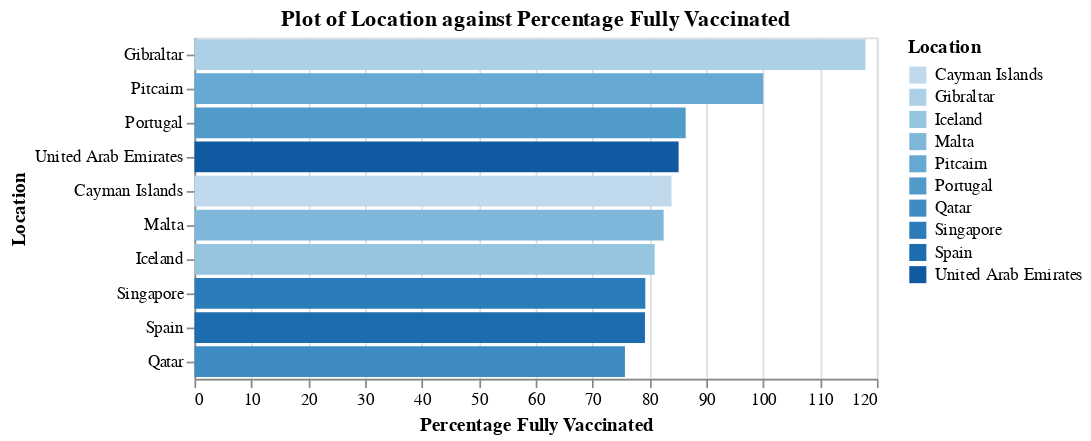

Notebook source saved alongside this figure:
### Code cell
plots.plot_bars(full_vaccinations_by_countries, 'Percentage Fully Vaccinated:Q', 'Location:O', plot_type = plots.PLOT_TYPES.FULLY_VACCINATED)

### Figure 1 — Vega-Lite specification as saved in the notebook (floating-point values rounded to 4 significant figures)
{"config": {"view": {"continuousWidth": 400, "continuousHeight": 300}}, "data": {"name": "data-3b4a047529f9d153d48daccb26c65741"}, "mark": "bar", "encoding": {"color": {"type": "ordinal", "field": "Location"}, "tooltip": [{"type": "nominal", "field": "Collection Date"}, {"type": "quantitative", "field": "Population"}, {"type": "nominal", "field": "Location"}, {"type": "quantitative", "field": "People Fully Vaccinated"}, {"type": "quantitative", "field": "Percentage Fully Vaccinated"}], "x": {"type": "quantitative", "field": "Percentage Fully Vaccinated"}, "y": {"type": "ordinal", "field": "Location", "sort": null}}, "title": "Plot of Location against Percentage Fully Vaccinated", "$schema": "https://vega.github.io/schema/vega-lite/v4.8.1.json", "datasets": {"data-3b4a047529f9d153d48daccb26c65741": [{"Location": "Gibraltar", "Collection Date": "2021-10-15", "Total Vaccinations": 81970.0, "People Vaccinated": 39970.0, "People Fully Vaccinated": 39750.0, "Population": 33690.0, "Percentage Fully Vaccinated": 118.0}, {"Location": "Pitcairn", "Collection Date": "2021-09-07", "Total Vaccinations": 94.0, "People Vaccinated": 47.0, "People Fully Vaccinated": 47.0, "Population": 47.0, "Percentage Fully Vaccinated": 100.0}, {"Location": "Portugal", "Collection Date": "2021-10-11", "Total Vaccinations": 16100000.0, "People Vaccinated": 8976000.0, "People Fully Vaccinated": 8783000.0, "Population": 10170000.0, "Percentage Fully Vaccinated": 86.38}, {"Location": "United Arab Emirates", "Collection Date": "2021-10-15", "Total Vaccinations": 20620000.0, "People Vaccinated": 9495000.0, "People Fully Vaccinated": 8506000.0, "Population": 9991000.0, "Percentage Fully Vaccinated": 85.13}, {"Location": "Cayman Islands", "Collection Date": "2021-10-14", "Total Vaccinations": 109900.0, "People Vaccinated": 55780.0, "People Fully Vaccinated": 55780.0, "Population": 66500.0, "Percentage Fully Vaccinated": 83.88}, {"Location": "Malta", "Collection Date": "2021-10-14", "Total Vaccinations": 848400.0, "People Vaccinated": 425200.0, "People Fully Vaccinated": 424500.0, "Population": 514600.0, "Percentage Fully Vaccinated": 82.5}, {"Location": "Iceland", "Collection Date": "2021-10-14", "Total Vaccinations": 562400.0, "People Vaccinated": 282300.0, "People Fully Vaccinated": 277800.0, "Population": 343400.0, "Percentage Fully Vaccinated": 80.92}, {"Location": "Singapore", "Collection Date": "2021-10-14", "Total Vaccinations": 9787000.0, "People Vaccinated": 4730000.0, "People Fully Vaccinated": 4675000.0, "Population": 5897000.0, "Percentage Fully Vaccinated": 79.28}, {"Location": "Spain", "Collection Date": "2021-10-14", "Total Vaccinations": 70980000.0, "People Vaccinated": 37870000.0, "People Fully Vaccinated": 37030000.0, "Population": 46750000.0, "Percentage Fully Vaccinated": 79.21}, {"Location": "Qatar", "Collection Date": "2021-09-11", "Total Vaccinations": 4579000.0, "People Vaccinated": 2360000.0, "People Fully Vaccinated": 2218000.0, "Population": 2931000.0, "Percentage Fully Vaccinated": 75.7}]}}
